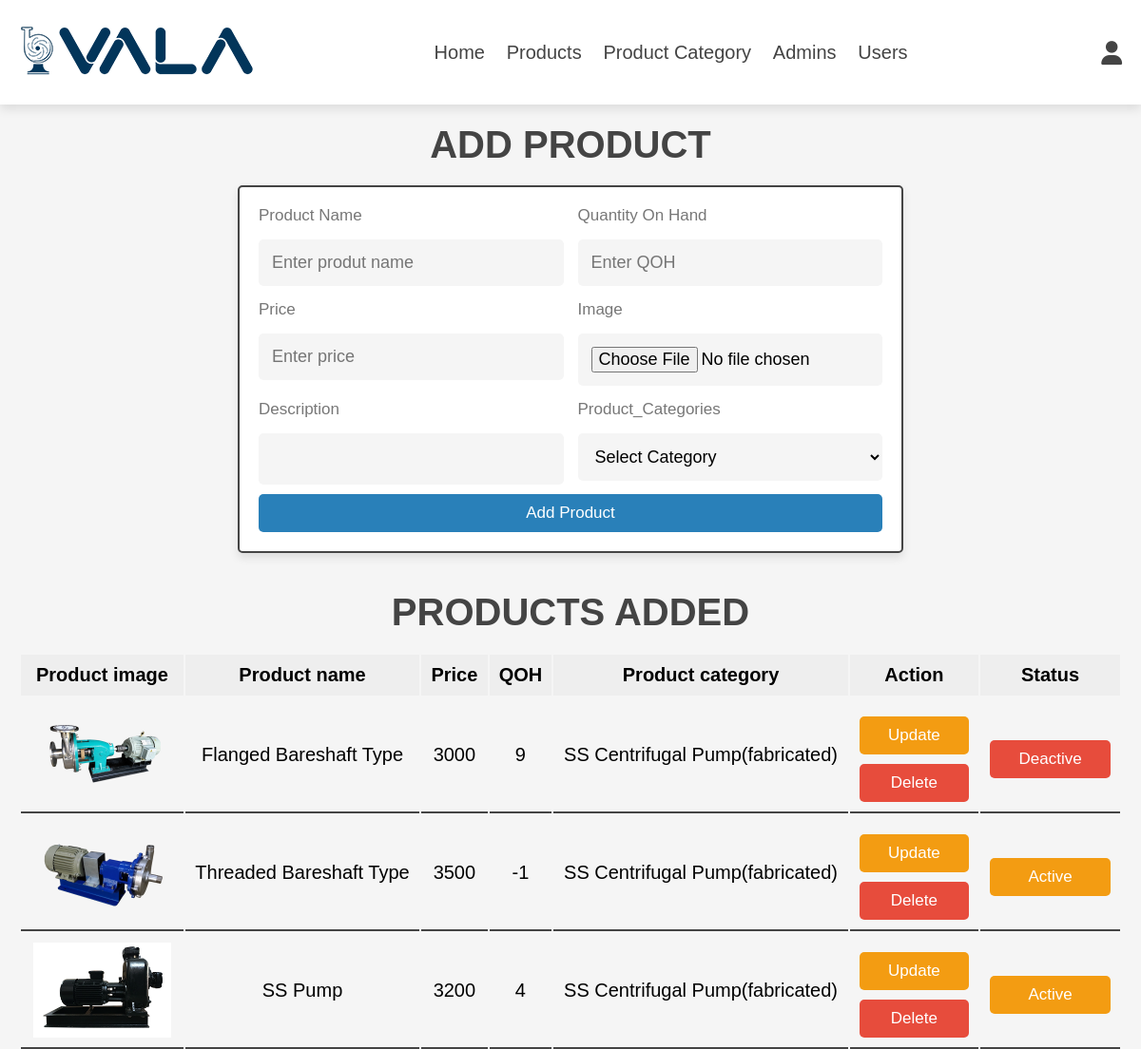
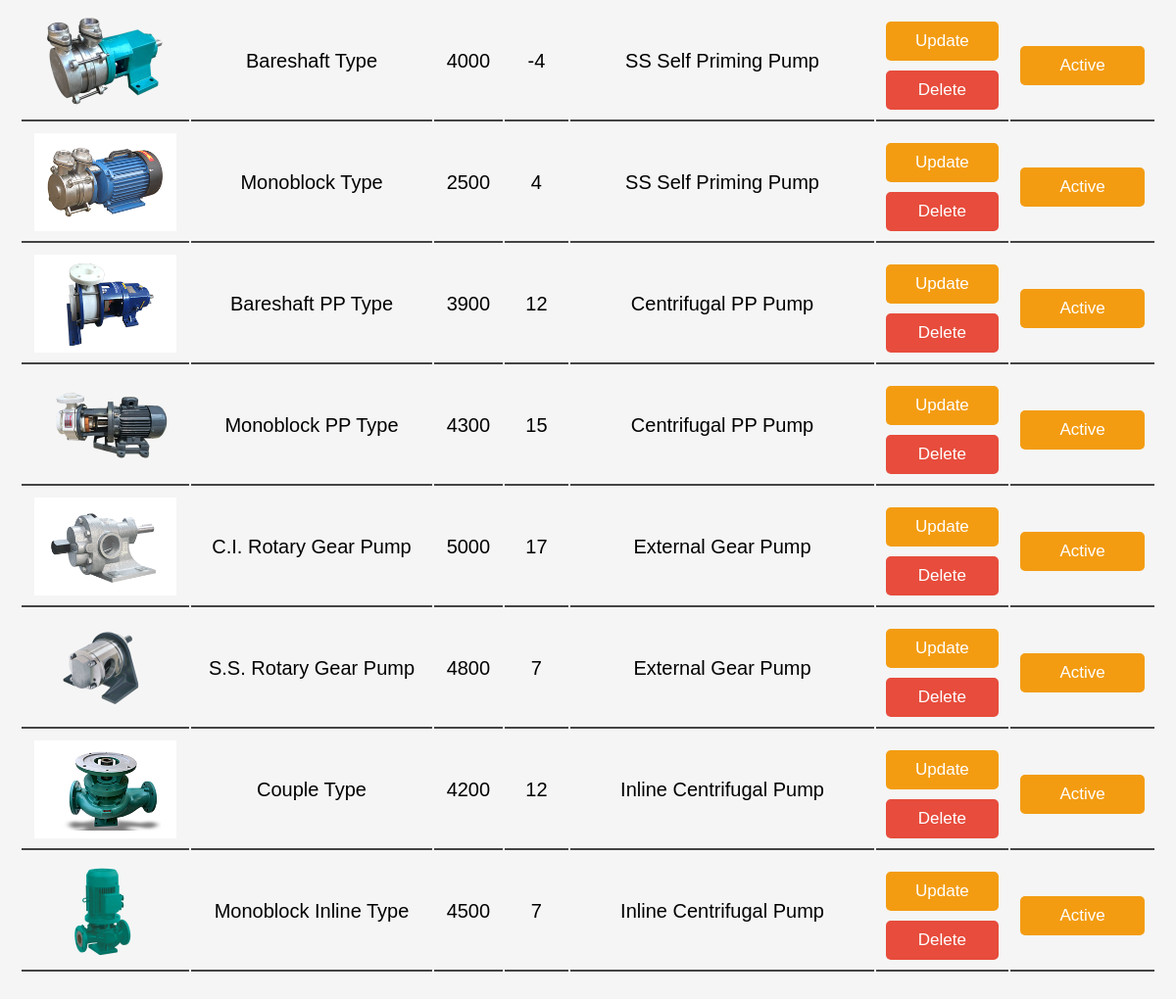
The page /product.php (signed in) on the database its author committed (2 pictures, top to bottom).
### tables this page shows
CREATE TABLE `product` (
  `product_id` int(11) NOT NULL,
  `product_name` varchar(30) NOT NULL,
  `QOH` int(11) NOT NULL,
  `price` float NOT NULL,
  `img` varchar(50) NOT NULL,
  `description` varchar(255) DEFAULT NULL,
  `status` tinyint(4) NOT NULL,
  `product_cate_id` int(11) NOT NULL
);

CREATE TABLE `product_category` (
  `product_cate_id` int(11) NOT NULL,
  `cate_name` varchar(35) NOT NULL,
  `img` varchar(50) NOT NULL,
  `status` tinyint(4) NOT NULL
);

### product.php (the view, shortened to what this page needs)
<?php
include 'admin_header.php';
?>
<!DOCTYPE html>
<html lang="en">
<head>
   <link rel="stylesheet" href="https://cdnjs.cloudflare.com/ajax/libs/font-awesome/6.1.1/css/all.min.css">
   <link rel="stylesheet" href="css/admin_style.css">
</head>
<body>
<section class="add-products">
   <h1 class="heading">add product</h1>
   <form action="" method="post" enctype="multipart/form-data">
      <div class="flex">
         <div class="inputBox">
            <span>Product Name</span>
            <input type="text" class="box" required  maxlength="30" placeholder="Enter produt name" name="pro_name">
         </div>
         <div class="inputBox">
            <span>Quantity On Hand</span>
            <input type="number" class="box" required placeholder="Enter QOH" name="qoh" min="1">
         </div>
         <div class="inputBox">
            <span>Price</span>
            <input type="number" class="box" required placeholder="Enter price" name="price">
         </div>
        <div class="inputBox">
            <span>Image</span>
            <input type="file" name="img" accept="image/jpg, image/jpeg, image/png, image/webp" class="box" required>
        </div>
        <div class="inputBox">
            <span>Description</span>
            <textarea class="box" name="des" id="" cols="30" rows="2"></textarea>
         </div>
        <div class="inputBox">
            <span>Product_Categories </span>
            <select name="product_cate_id" id="" class="box">
               <option value="">Select Category</option>
            </select>
         </div>
      </div>
      <input type="submit" value="add product" class="btn" name="add_product">
   </form>
</section>
<section class="show-products">
   <h1 class="heading">products added</h1>
   <div class="product-display">
<?php
   $select = mysqli_query($conn,"SELECT p.*,c.cate_name AS cname FROM product p,product_category c WHERE c.product_cate_id=p.product_cate_id");
?>
   <table class="product-display-table">
      <thead>
         <tr>
            <th>Product image</th>
            <th>Product name</th>
            <th>Price</th>
            <th>QOH</th>
            <th>Product category</th>
            <th>Action</th>
            <th>Status</th>
         </tr>
      </thead>
      <?php
         $num = mysqli_num_rows($select);
         if($num>0){
         while($row = mysqli_fetch_assoc($select)){
      ?>
         <tr>
            <td><img src="uploadimage/<?php echo $row['img']; ?>" height="100" alt=""></td>
            <td><?php echo $row['product_name']; ?></td>
            <td><?php echo $row['price']; ?></td>
            <td><?php echo $row['QOH']; ?></td>
            <td><?php echo $row['cname']; ?></td>
            <td>
               <a href="update_product.php?update=<?php echo $row['product_id'];?>" class="option-btn">update</a>
               <a href="product.php?delete=<?php echo $row['product_id'];?>" class="delete-btn" onclick="return confirm('Delete this product?');">delete</a>
               </td>
               <td>
               <?php
                  if($row['status']==1){
                     echo "<a class='option-btn' href='?type=status&operation=deactive&id=".$row['product_id']." '>Active</a>";
                  }
                  else{
                     echo "<a class='delete-btn'  href='?type=status&operation=active&id=".$row['product_id']."'>Deactive</a>";
                  }
               ?>
               </td>
         </tr>
      <?php
         }
      }else{
         echo '<p class="empty">no product added yet!</p>';
      }
      ?>
         </table>
         </div>
</section>
</body>
</html>

### admin_header.php (shortened to what this page needs)
<link rel="stylesheet" href="css/admin_style.css">
<link rel="stylesheet" href="https://cdnjs.cloudflare.com/ajax/libs/font-awesome/4.7.0/css/font-awesome.min.css">
<header class="header">
   <section class="flex">
      <img src="Image/10/vala-industries-logo-1.png" alt="Vala industries logo" class="logo">
      <nav class="navbar">
         <a href="dashboard.php">Home</a>
         <a href="product.php">Products</a>
         <a href="product_category.php">Product Category</a>
         <a href="admins_accounts.php">Admins</a>
         <a href="users_accounts.php">Users</a>
      </nav>
      <div class="icons">
         <div id="user-btn" class="fas fa-user"></div>
      </div>
   </section>
</header>

### css/admin_style.css (style rules this page uses)
:root { --main-color:#2980b9; --orange:#f39c12; --red:#e74c3c; --black:#444; --white:#fff; --light-color:#777; --light-bg:#f5f5f5; --border:.2rem solid var(--black); --box-shadow:0 .5rem 1rem rgba(0,0,0,.1); --bg-color:#eee; }
* { font-family: 'Nunito', sans-serif; margin:0; padding:0; box-sizing: border-box; outline: none; border:none; text-decoration: none; }
html { font-size: 62.5%; overflow-x: hidden; }
body { background-color: var(--light-bg); }
section { padding:2rem; max-width: 1200px; margin:0 auto; }
.heading { font-size: 4rem; color:var(--black); margin-bottom: 2rem; text-align: center; text-transform: uppercase; }
.btn, .delete-btn, .option-btn { display: block; width: 100%; margin-top: 1rem; border-radius: .5rem; padding:1rem 3rem; font-size: 1.7rem; text-transform: capitalize; color:var(--white); cursor: pointer; text-align: center; }
.btn { background-color: var(--main-color); }
.option-btn { background-color: var(--orange); }
.delete-btn { background-color: var(--red); }
.header { position: sticky; top:0; left:0; right:0; background-color: var(--white); box-shadow: var(--box-shadow); z-index: 1000; }
.header .flex { display: flex; align-items: center; justify-content: space-between; position: relative; }
.header .flex .logo { font-size: 2.5rem; color:var(--black); }
.header .flex .navbar a { margin:0 1rem; font-size: 2rem; color:var(--black); }
.header .flex .icons div { margin-left: 1.7rem; font-size: 2.5rem; cursor: pointer; color:var(--black); }
.add-products form { max-width: 70rem; margin: 0 auto; background-color: var(--white); box-shadow: var(--box-shadow); border:var(--border); border-radius: .5rem; padding:2rem; }
.add-products form .flex { display: flex; gap:1.5rem; flex-wrap: wrap; }
.add-products form .flex .inputBox { flex:1 1 25rem; }
.add-products form span { font-size:1.7rem; color:var(--light-color); }
.add-products form .box { font-size: 1.8rem; background-color: var(--light-bg); border-radius: .5rem; padding:1.4rem; width: 100%; margin-top: 1.5rem; }
.add-products form textarea { height: 5.4rem; resize: none; }
.product-display { margin:2rem 0; }
.product-display .product-display-table { width: 100%; text-align: center; }
.product-display .product-display-table thead { background: var(--bg-color); }
.product-display .product-display-table th { padding:1rem; font-size: 2rem; }
.product-display .product-display-table td { padding:1rem; font-size: 2rem; border-bottom: var(--border); }

### rows shown on the page
product: img (picture), product_name "Flanged Bareshaft Type", price "3000", QOH "9", product_cate.cate_name "SS Centrifugal Pump(fabricated)"
product: img (picture), product_name "Threaded Bareshaft Type", price "3500", QOH "-1", product_cate.cate_name "SS Centrifugal Pump(fabricated)"
product: img (picture), product_name "SS Pump", price "3200", QOH "4", product_cate.cate_name "SS Centrifugal Pump(fabricated)"
product: img (picture), product_name "Bareshaft Type", price "4000", QOH "-4", product_cate.cate_name "SS Self Priming Pump"
product: img (picture), product_name "Monoblock Type", price "2500", QOH "4", product_cate.cate_name "SS Self Priming Pump"
product: img (picture), product_name "Bareshaft PP Type", price "3900", QOH "12", product_cate.cate_name "Centrifugal PP Pump"
product: img (picture), product_name "Monoblock PP Type", price "4300", QOH "15", product_cate.cate_name "Centrifugal PP Pump"
product: img (picture), product_name "C.I. Rotary Gear Pump", price "5000", QOH "17", product_cate.cate_name "External Gear Pump"
product: img (picture), product_name "S.S. Rotary Gear Pump", price "4800", QOH "7", product_cate.cate_name "External Gear Pump"
product: img (picture), product_name "Couple Type", price "4200", QOH "12", product_cate.cate_name "Inline Centrifugal Pump"
product: img (picture), product_name "Monoblock Inline Type", price "4500", QOH "7", product_cate.cate_name "Inline Centrifugal Pump"
